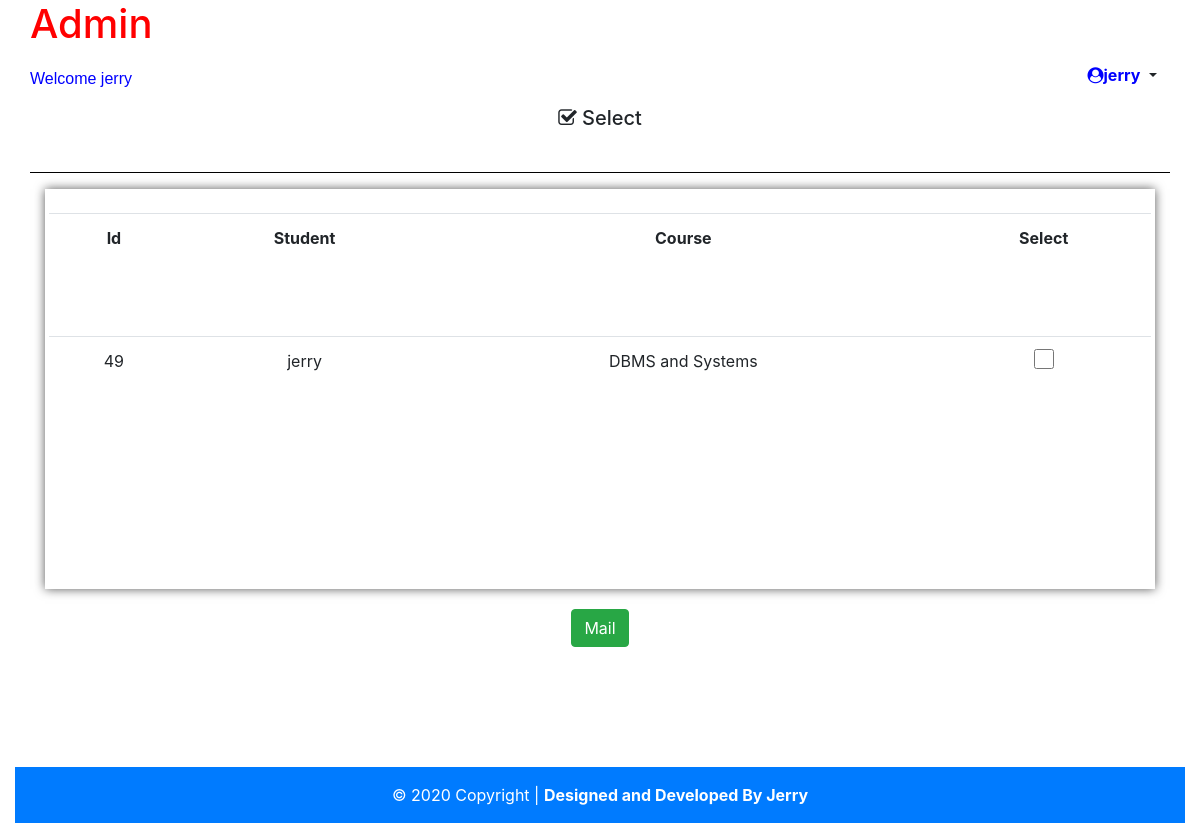
Screenshot of /select_certificates/ (signed in) with the database file from the repository.
### System/models.py (models this page shows, shortened)
class Certificates(models.Model):
    new_id =models.UUIDField(primary_key = False, default = uuid.uuid4, editable = False , null=True)
    Student = models.ForeignKey(Students  , on_delete=models.CASCADE  , null=True)
    Course = models.ForeignKey(Courses , on_delete=models.CASCADE  , null=True )
    Batch= models.ForeignKey(Batches , on_delete=models.CASCADE  , null=True )
    Certificate = models.ImageField(upload_to='certificates' , max_length=100 , null=True)
    QRcode = models.ImageField(upload_to='qrcodes',  max_length=100 , null=True , blank=True)

class Students(models.Model):
    Name = models.CharField(max_length = 30 , null= True)
    Guardian_Name = models.CharField(max_length = 30 , null=True)
    Email = models.EmailField()
    Address = models.TextField(null=True)
    DOB = models.DateField(null=True)
    Gender = models.CharField(max_length=5 , choices = Gender_Choices , null=True)
    Age = models.IntegerField(null=True)
    High_School = models.CharField(max_length=50  , null=True)
    def __str__(self):
        return str(self.Name)

class Courses(models.Model):
    Course_name  = models.CharField(max_length = 50 , null=True)
    def __str__(self):
        return str(self.Course_name)

### System/views.py (the view)
# urls.py: url(r'^select_certificates/$' , views.Select_Certificates , name='select_certificates'),
@login_required(login_url='/login/')
def Select_Certificates(request):
    C = Certificates.objects.all()
    context ={
        'certificates':C
    }
    return render(request , 'select_certificates.html' , context)

### templates/select_certificates.html (shortened to what this page needs)
{% extends 'base.html'%}
{% load static%}
{%block content %}
    {% include 'header.html'%}
    <div class="container-fluid" style="text-align:center ; margin-top:10px">
        <div class="container"><h5 style="height:50px"><i class="fa fa-check-square-o" aria-hidden="true"></i>&nbsp;Select</h5></div>
        <hr style="background-color: black;">
      </div>
      <div class="container">
        <form  id="send_form" action="{% url 'mail_qrcodes' %}" method="POST">
            <div class="scrolln" style="height:400px;box-shadow: 0 0 10px rgba(0, 0, 0, 0.658) ;margin-bottom:20px">
            <table class="table"  style="background-color:white ;height:250px; margin-top:20px ; text-align:center">
                <tr>
                    <th>Id</th>
                    <th>Student</th>
                    <th>Course</th>
                    <th>Select</th>
                </tr>
            {% for certificate in certificates %}
            <tr>
                <td>{{certificate.id}}</td>
                <td>{{certificate.Student}}</td>
                <td>{{certificate.Course}}</td>
                <td><input type="checkbox" name="selected_certificates" id="" value="{{certificate.id}}" style="width: 20px;height:20px"></td>
            </tr>
            {% endfor %}
            </table>
            </div>
            <div class="container" style="text-align: center;">
            <button type="button" class="btn btn-success" data-toggle="modal" data-target="#exampleModalCenter">
                Mail
            </button>
            </div>
        </form>
    </div>
    <div style="position: relative; top:120px">
    {% include 'footer.html'%}
    </div>
{% endblock content %}

### templates/header.html (shortened to what this page needs)
<div class="container-fluid">
    <div class="container-fluid">
        <h1 style="color: red;">Admin</h1>
    </div>
    {% if user.is_authenticated %}
    <div class="container-fluid" style="color:blue ; height:40px;">
      <div style="float:left; margin-top:10px">
        <span style="font-family:'Gill Sans', 'Gill Sans MT', Calibri, 'Trebuchet MS', sans-serif, serif; font-size:medium;color:blue;">
          Welcome  {{request.user.username}}
        </span>
      </div>
      <div class="dropdown" style="float:right">
        <h6 class="btn dropdown-toggle"  data-toggle="dropdown" aria-haspopup="true" aria-expanded="false">
          <b style="color:blue"><li class="fa fa-user-circle"></li>{{request.user}}</b>
        </h6>
      </div>
      {% else %}
      <hr>
      <div class="container-fluid" style="color:blue ; height:40px ;margin-top:25px">
        <h5 style = "text-align:center;font-family:'Segoe UI', Tahoma, Geneva, Verdana, sans-serif"> login </h5>
      </div>
      <hr>
      {% endif %}
  </div>

### static/main.css (style rules this page uses)
html { position: relative; min-height:100%; scroll-behavior: smooth; }
div.scroll , .scrolln { margin:4px, 4px; padding:4px; background-color: inherit; width:auto; height: 600px; overflow:scroll; text-align:left; }
.scrolln { scrollbar-width: 0.5px; }

### rows the page displays
Certificates: id "49", Student "jerry", Course "DBMS and Systems"

### other values shown
{{ request.user.username }} "jerry"
{{ request.user }} "jerry"
